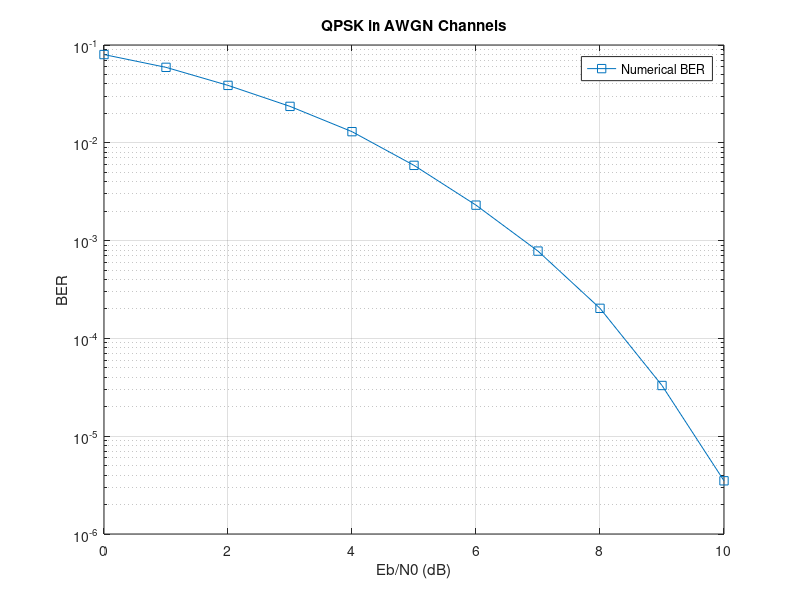

Source code (MATLAB):
%QPSK_AWGN.m Simulate the BER performance of QPSK in AWGN channels
clear all;
close all;
%M-PSK
M=4;
%Number of bits per symbol
k=log2(M);
%Total number of symbols per block
N_sym=10000;
%Total number of bits per block
N_bit=k*N_sym;
%Maximum number of blocks to simulate
N_block=100;
%Fix the symbol energy to 1
Es=1;
%Calculate bit energy
Eb=Es/k;
%Eb/N0 in dB
Eb_N0_dB=0:1:10;
%Convert Eb/N0 into the linear scale
Eb_N0=10.^(Eb_N0_dB/10);
%Calculate the corresponding noise power spectral density
N0=Eb./Eb_N0;
%Number of different SNRs
len_EbN0=length(Eb_N0);
%Eb/N0 index pointer
EbN0_pointer=1;
temp_EbN0_pointer=EbN0_pointer;
%Number of errors counted for each Eb/N0
errs=zeros(1,len_EbN0);
%Number of blocks simulated for each Eb/N0
block_count=zeros(1,len_EbN0);
%While the Eb/N0 index pointer has not reached the last value, and the
%number of blocks has not exceeded the maximum number, N_block,
%do the iterations
while (EbN0_pointer <= len_EbN0) && (block_count(len_EbN0) < N_block)
    %Generate a binary bit sequence
    B=round(rand(1,N_bit));
    %Demultiplexed bit sequence in the form of 0 and 1
    Dm=reshape(B,k,N_sym);
    
    D = Dm(1,:)+1i*Dm(2,:);
    %Transmitted signal after bipolar NRZ encoding.
    %1 is mapped to sqrt(Eb); 0 is mapped to -sqrt(Eb).
    Tx_data = sqrt(Eb) * (2*D-(1+1i));
    %AWGN with normalised power 1
    Noise=sqrt(0.5)*(randn(1, N_sym)+1i*randn(1, N_sym));
    
    %Simulate different Eb/N0 values
    for n = EbN0_pointer : len_EbN0
        %Received signal. The noise power is N0(n).
        Rx_data = Tx_data + sqrt(N0(n))*Noise;
        
        %Recover the transmitted data from the received data.
        %sign is used as a decision device with threshold 0.
        %If the input signal is >0, sign output is 1; otherwise sign output is -1.
        Recov_Tx_data= sqrt(Eb)*(sign(real(Rx_data))+1i*sign(imag(Rx_data)));
        
        %Get recovered demultiplexed bit sequence.
        Recov_D = 0.5*(1+1i+Recov_Tx_data/sqrt(Eb));
        
        %Count the number of errors
        errs(n)= errs(n)+sum(abs(Recov_D-D).^2);
        %If more than 500 errors have been counted, move the Eb/N0
        %index pointer to the next Eb/N0
        if errs(n)>=500
            temp_EbN0_pointer = temp_EbN0_pointer+1;
        end
        %Update the nubmer of blocks simulated
        block_count(n)=block_count(n)+1;
    end
    
    %Update Eb/N0 pointer
    EbN0_pointer=temp_EbN0_pointer;
    
    block_count
end

%Calculate the numerical BERs for different Eb/N0's. Each block has N_bit bits.
Num_BER = errs./(N_bit*block_count);
%Calculate the analytical BERs for different Eb/N0's
% Ana_BER=Q(sqrt(2*Eb_N0));
figure;
semilogy(Eb_N0_dB, Num_BER, '-s');
% hold on;
% semilogy(Eb_N0_dB, Ana_BER, 'r-*');
grid on;
legend('Numerical BER');
title('QPSK in AWGN Channels');
xlabel('Eb/N0 (dB)');
ylabel('BER');
